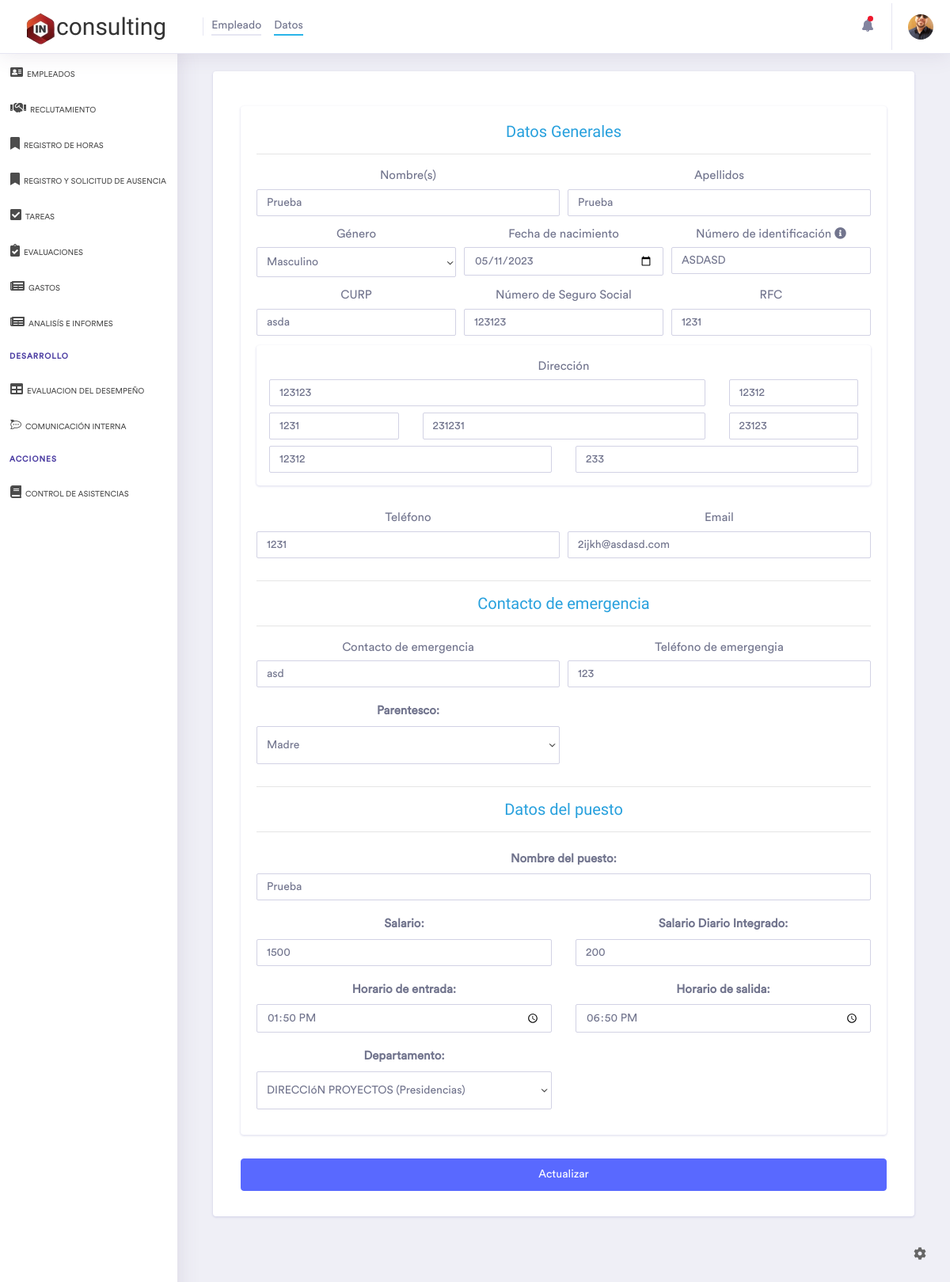
The app's page /Datos&perfil=21 (signed in) with its own data.
### tables this page shows
CREATE TABLE IF NOT EXISTS `foto_empleado` (
  `idfoto_empleado` int(11) NOT NULL AUTO_INCREMENT,
  `namePhoto` varchar(45) NOT NULL,
  `Empleados_idEmpleados` int(11) NOT NULL,
  `fechaCreacion` timestamp NOT NULL DEFAULT current_timestamp(),
  PRIMARY KEY (`idfoto_empleado`),
  KEY `Empleados_idEmpleados` (`Empleados_idEmpleados`)
);

CREATE TABLE IF NOT EXISTS `emergencia` (
  `idEmergencia` int(11) NOT NULL AUTO_INCREMENT,
  `nameEmer` varchar(50) NOT NULL,
  `parentesco` varchar(45) NOT NULL,
  `phoneEmer` varchar(15) NOT NULL,
  `Empleados_idEmpleados` int(11) NOT NULL,
  PRIMARY KEY (`idEmergencia`),
  KEY `Empleados_idEmpleados` (`Empleados_idEmpleados`)
);

CREATE TABLE IF NOT EXISTS `empleados` (
  `idEmpleados` int(11) NOT NULL AUTO_INCREMENT,
  `name` varchar(45) NOT NULL,
  `lastname` varchar(45) NOT NULL,
  `genero` varchar(1) NOT NULL,
  `fNac` date NOT NULL,
  `phone` varchar(15) NOT NULL,
  `email` varchar(45) NOT NULL,
  `password` text NOT NULL,
  `identificacion` varchar(45) NOT NULL,
  `CURP` varchar(20) NOT NULL,
  `NSS` varchar(15) NOT NULL,
  `RFC` varchar(15) NOT NULL,
  `street` varchar(45) NOT NULL,
  `numE` varchar(5) NOT NULL,
  `numI` varchar(5) DEFAULT NULL,
  `colonia` varchar(45) NOT NULL,
  `CP` varchar(8) NOT NULL,
  `municipio` varchar(30) NOT NULL,
  `estado` varchar(45) NOT NULL,
  `status` int(1) NOT NULL DEFAULT 1,
  `fecha_contratado` timestamp NOT NULL DEFAULT current_timestamp(),
  `cambio_password` int(11) NOT NULL DEFAULT 0,
  PRIMARY KEY (`idEmpleados`)
);

CREATE TABLE IF NOT EXISTS `puesto` (
  `idPuesto` int(11) NOT NULL AUTO_INCREMENT,
  `namePuesto` varchar(45) NOT NULL,
  `salario` float NOT NULL,
  `salario_integrado` float NOT NULL,
  `Empleados_idEmpleados` int(11) NOT NULL,
  `Departamentos_idDepartamentos` int(11) NOT NULL,
  `horario_entrada` time NOT NULL DEFAULT '09:00:00',
  `horario_salida` time NOT NULL DEFAULT '18:00:00',
  `status` int(11) NOT NULL DEFAULT 1,
  PRIMARY KEY (`idPuesto`),
  KEY `Empleados_idEmpleados` (`Empleados_idEmpleados`),
  KEY `Departamentos_idDepartamentos` (`Departamentos_idDepartamentos`)
);

### view/pages/Empleado/Datos.php (the view, shortened to what the rows shown need)
<?php if (isset($_GET['perfil'])){
	$empleado = ControladorEmpleados::ctrVerEmpleados("idEmpleados", $_GET['perfil']);
	$puesto = ControladorFormularios::ctrVerPuestos("Empleados_idEmpleados", $_GET['perfil']);
	$departamentos = ControladorFormularios::ctrVerDepartamentos(null, null);
}else{
	echo '<script>
	window.location = "Empleados";
	</script>';
}
?>
<?php $parentesco = array("Padre" => "padre",
													"Madre" => "madre",
													"Hermano" => "hermano",
													"Amigo" => "amigo",
													"Pareja" => "pareja"); ?>
<link rel="stylesheet" href="assets/vendor/datepicker/tempusdominus-bootstrap-4.css" />
<div class="container-fluid dashboard-content ">
	<div class="container">
		<div class="row justify-content-center">
			<div class="col-lg-12">
				<div class="card">
					<div class="card-body">
						<form id="formulario" class="container mt-4" method="post">
								<div class="card">
									<div class="card-body">
											<h3 class="hprofile">Datos Generales</h3>
											<hr>
										<div class="form-row">
											<div class="col-md-6">
												<div class="form-group">
													<label for="nombre">Nombre(s)</label>
													<input type="text" class="form-control" id="nombre" name="nombre" value="<?php echo $empleado['name'] ?>" required>
												</div>
											</div>
											<div class="col-md-6">
												<div class="form-group">
													<label for="apellidos">Apellidos</label>
													<input type="text" class="form-control" id="apellidos" name="apellidos" value="<?php echo $empleado['lastname'] ?>" required>
												</div>
											</div>
										</div>
										<div class="form-row">
											<div class="col-md-4">
												<div class="form-group">
													<label for="genero">Género</label>
													<select class="form-control" id="genero" name="genero" required>
														<?php if ($empleado['genero'] == 1): ?>
															<option value="1" selected>Masculino</option>
														<?php else: ?>
															<option value="1">Masculino</option>
															<option value="0" selected>Femenino</option>
														<?php endif ?>
													</select>
												</div>
											</div>
											<div class="col-md-4">
												<div class="form-group">
													<label for="fecha_nacimiento">Fecha de nacimiento</label>
													<input type="date" class="form-control" id="fecha_nacimiento" name="fecha_nacimiento" value="<?php echo $empleado['fNac'] ?>" required>
												</div>
											</div>
											<div class="col-md-4">
												<div class="form-group">
													<label for="num_identificacion">Número de identificación
														<a data-toggle="identificacion" title="Número de identificación"
														data-content="Ejemplos: N° de INE, Pasaporte, etc."><i class="fas fa-info-circle"></i></a>
													</label>
													<input type="text" class="form-control" id="num_identificacion" name="num_identificacion" value="<?php echo $empleado['identificacion'] ?>" required>
												</div>
											</div>
											<div class="col-md-4">
												<div class="form-group">
													<label for="curp">CURP</label>
													<input type="text" class="form-control" id="curp" name="curp" value="<?php echo $empleado['CURP'] ?>" required>
												</div>
											</div>
											<div class="col-md-4">
												<div class="form-group">
													<label for="num_seguro_social">Número de Seguro Social</label>
													<input type="number" class="form-control" id="num_seguro_social" name="num_seguro_social" value="<?php echo $empleado['NSS'] ?>" required>
												</div>
											</div>
											<div class="col-md-4">
												<div class="form-group">
													<label for="rfc">RFC</label>
													<input type="text" class="form-control" id="rfc" name="rfc" value="<?php echo $empleado['RFC'] ?>" required>
												</div>
											</div>
										</div>
										<div class="form-group card p-3">
											<label for="direccion">Dirección</label>
											<div class="row">
												<div class="col-md-9">
													<input type="text" class="form-control" id="calle" name="calle" placeholder="Calle" value="<?php echo $empleado['street'] ?>" required>
												</div>
												<div class="col-md-3">
													<input type="text" class="form-control" id="num_exterior" name="num_exterior" placeholder="Núm. Ext." value="<?php echo $empleado['numE'] ?>" required>
												</div>
											</div>
											<div class="row mt-2">
												<div class="col-md-3">
													<?php if ($empleado['numI'] != ''): ?>
													<input type="text" class="form-control" id="num_interior" name="num_interior" placeholder="Núm. Int." value="<?php echo $empleado['numI'] ?>">
													<?php else: ?>
													<input type="text" class="form-control" id="num_interior" name="num_interior" placeholder="Núm. Int.">
													<?php endif ?>
												</div>
												<div class="col-md-6">
													<input type="text" class="form-control" id="colonia" name="colonia" placeholder="Colonia" value="<?php echo $empleado['colonia'] ?>" required>
												</div>
												<div class="col-md-3">
													<input type="text" class="form-control" id="cp" name="cp" placeholder="C.P." value="<?php echo $empleado['CP'] ?>" required>
												</div>
											</div>
											<div class="row mt-2">
												<div class="col-md-6">
													<input type="text" class="form-control" id="municipio" name="municipio" placeholder="Municipio" value="<?php echo $empleado['municipio'] ?>" required>
												</div>
												<div class="col-md-6">
													<input type="text" class="form-control" id="estado" name="estado" placeholder="Estado" value="<?php echo $empleado['estado'] ?>" required>
												</div>
											</div>
										</div>
										<div class="form-row">
											<div class="col-md-6">
												<div class="form-group">
													<label for="telefono">Teléfono</label>
													<input type="tel" class="form-control" id="telefono" name="telefono" value="<?php echo $empleado['phone'] ?>" required>
												</div>
											</div>
											<div class="col-md-6">
												<div class="form-group">
													<label for="email">Email</label>
													<input type="email" class="form-control" id="email" name="email" value="<?php echo $empleado['email'] ?>" required>
												</div>
											</div>
										</div>
											<hr>
											<h3 class="hprofile">Contacto de emergencia</h3>
											<hr>
										<div class="form-row">
											<div class="col-md-6">
												<div class="form-group">
													<label for="emergencia">Contacto de emergencia</label>
													<input type="text" class="form-control" id="emergencia" name="emergencia" placeholder="Nombre" value="<?php echo $empleado['nameEmer'] ?>" required>
												</div>
											</div>
											<div class="col-md-6">
												<div class="form-group">
													<label for="telefono">Teléfono de emergengia</label>
													<input type="tel" class="form-control" id="telefono" name="telefonoE" value="<?php echo $empleado['phoneEmer'] ?>" required>
												</div>
											</div>
											<div class="form-group col-md-6">
												<label for="parentesco" class="col-form-label text-center font-weight-bold">Parentesco:</label>
												<select class="form-control form-control-lg" id="parentesco" name="parentesco">
													<?php foreach ($parentesco as $key => $pariente): ?>
														<?php if ($empleado['parentesco'] == $pariente): ?>
															<option value="<?php echo $pariente; ?>" selected><?php echo $key; ?></option>
														<?php else: ?>
															<option value="<?php echo $pariente; ?>"><?php echo $key; ?></option>
														<?php endif ?>
													<?php endforeach ?>
												</select>
											</div>
										</div>
											<hr>
											<h3 class="hprofile">Datos del puesto</h3>
											<hr>
												<div class="row">
													<div class="col-md-12">
														<div class="form-group">
															<label for="namePuesto" class="col-form-label font-weight-bold">Nombre del puesto:</label>
															<input type="text" class="form-control" id="namePuesto" name="namePuesto" value="<?php echo $puesto['namePuesto']; ?>" required>
														</div>
													</div>
													<div class="col-md-6">
														<div class="form-group">
															<label for="salarioPuesto" class="col-form-label font-weight-bold">Salario:</label>
															<input type="text"	maxlength="10" class="form-control" id="salarioPuesto" name="salarioPuesto" pattern="[0-9]+(\.[0-9]{1,2})?" title="Ingrese un número con hasta dos decimales" required onkeypress="return (event.charCode >= 46 && event.charCode <= 57 && event.charCode != 47)" min="1" value="<?php echo $puesto['salario'] ?>">
															</div>
														</div>
														<div class="col-md-6">
															<div class="form-group">
																<label for="salario_integrado" class="col-form-label font-weight-bold">Salario Diario Integrado:</label>
																<input type="text"	maxlength="10" class="form-control" id="salario_integrado" name="salario_integrado" pattern="[0-9]+(\.[0-9]{1,2})?" title="Ingrese un número con hasta dos decimales" required onkeypress="return (event.charCode >= 46 && event.charCode <= 57 && event.charCode != 47)" min="1" value="<?php echo $puesto['salario_integrado'] ?>">
																</div>
															</div>
															<div class="col-md-6">
																<div class="form-group">
																	<label for="horario_entrada" class="col-form-label font-weight-bold">Horario de entrada:</label>
																	<input type="time" class="form-control" id="horario_entrada" name="horario_entrada" value="<?php echo $puesto['horario_entrada'] ?>" required>
																</div>
															</div>
															<div class="col-md-6">
																<div class="form-group">
																	<label for="horario_salida" class="col-form-label font-weight-bold">Horario de salida:</label>
																	<input type="time" class="form-control" id="horario_salida" name="horario_salida" value="<?php echo $puesto['horario_salida'] ?>" required>
																</div>
															</div>
														<div class="form-group col-md-6">
															<label for="departamento" class="col-form-label text-center font-weight-bold">Departamento:</label>
															<select class="form-control form-control-lg" id="departamento" name="departamento">
																<?php foreach ($departamentos as $key => $departamento): ?>
																    <?php $depa = ControladorFormularios::ctrVerDepartamentos("idDepartamentos",$departamento['Pertenencia']); ?>
																    <?php
																        $selected = ($departamento['idDepartamentos'] == $puesto['Departamentos_idDepartamentos']) ? 'selected' : '';
																        $nameDepto = strtoupper($departamento['nameDepto']);
																        $nameDepto .= isset($depa['nameDepto']) ? ' (' . $depa['nameDepto'] . ')' : '';
																    ?>
																    <option value="<?php echo $departamento['idDepartamentos']; ?>" <?php echo $selected; ?>>
																        <?php echo $nameDepto; ?>
																    </option>
																<?php endforeach ?>
															</select>
														</div>
														</div>
													</div>
												</div>
											<div class="form-group">
												<button type="submit" class="btn btn-primary rounded btn-block" name="btn-update">Actualizar</button>
											</div>
										</div>
									</div>
							</div>
						</div>
					</div>
				</div>
			</div>
		</div>

### view/pages/navs/navbar.php (shortened to what the rows shown need)
		<div class="dashboard-main-wrapper">
<div class="dashboard-header">
	<nav class="navbar navbar-expand-lg bg-white fixed-top">
		<a class="navbar-brand rambla" href="Inicio"><img src="assets/images/logo.png" width="40px" height="auto">consulting</a>
		<div class="collapse navbar-collapse " id="navbarSupportedContent">
			<ul class="navbar-nav navbar-left-top">
				<li class="nav-item"></li>
				<?php if (isset($_GET['pagina'])): ?>
				<?php
					$empleado = array('Empleado', 'Datos');
					$paginaActual = $_GET['pagina'];
					if (!empty($paginaActual) && in_array($paginaActual, $empleado)) {
					    foreach ($empleado as $pagina) {
					        $activeClass = ($paginaActual == $pagina) ? ' active' : '';
					        $marginLeftClass = ($pagina != $empleado[0]) ? ' ml-3' : '';
					        echo '<li class="nav-item' . $activeClass . $marginLeftClass . '">';
					        if ($pagina == 'Datos') {
					        	echo '<a href="' . $pagina . '&perfil='.$_GET['perfil'].'"> Datos </a>';
					        }else{
						        echo '<a href="' . $pagina . '&perfil='.$_GET['perfil'].'">' . ucfirst($pagina) . '</a>';
						      }
					        echo '</li>';
					    }
					}
					?>
				<?php endif ?>
			</ul>
			<ul class="navbar-nav ml-auto navbar-right-top">
				<li class="nav-item dropdown notification">
					<a class="nav-link nav-icons" href="#" id="navbarDropdownMenuLink1" data-toggle="dropdown" aria-haspopup="true" aria-expanded="false"><i class="fas fa-fw fa-bell wiggle"></i> <span class="indicator"></span></a>
				</li>
				<li class="nav-item dropdown nav-user">
					<a class="nav-link nav-user-img" href="#" id="navbarDropdownMenuLink2" data-toggle="dropdown" aria-haspopup="true" aria-expanded="false">
					<?php $foto = ControladorFormularios::ctrVerFotos("Empleados_idEmpleados", $_SESSION['idEmpleado']) ?>
						<?php if (!empty($foto)): ?>
							<img src="view/fotos/thumbnails/<?php echo $foto['namePhoto'] ?>" alt="" class="user-avatar-md2 rounded-circle">
						<?php endif ?>
					</a>
				</li>
			</ul>
		</div>
	</nav>
</div>

### records on screen
foto_empleado: namePhoto (picture)
emergencia: nombre "Prueba", apellidos "Prueba", fecha_nacimiento "05/11/2023", num_identificacion "ASDASD", curp "asda", num_seguro_social "123123", rfc "1231", calle "123123", num_exterior "12312", num_interior "1231", colonia "231231", cp "23123", municipio "12312", estado "233", telefono "1231", email "2ijkh@asdasd.com", emergencia "asd", telefonoE "123", parentesco "Madre"
empleados: genero "Masculino"
puesto: namePuesto "Prueba", salarioPuesto "1500", salario_integrado "200", horario_entrada "13:50:00", horario_salida "18:50:00"

### other values on screen
$pagina "Empleado"
form field departamento "DIRECCIóN PROYECTOS (Presidencias)"
